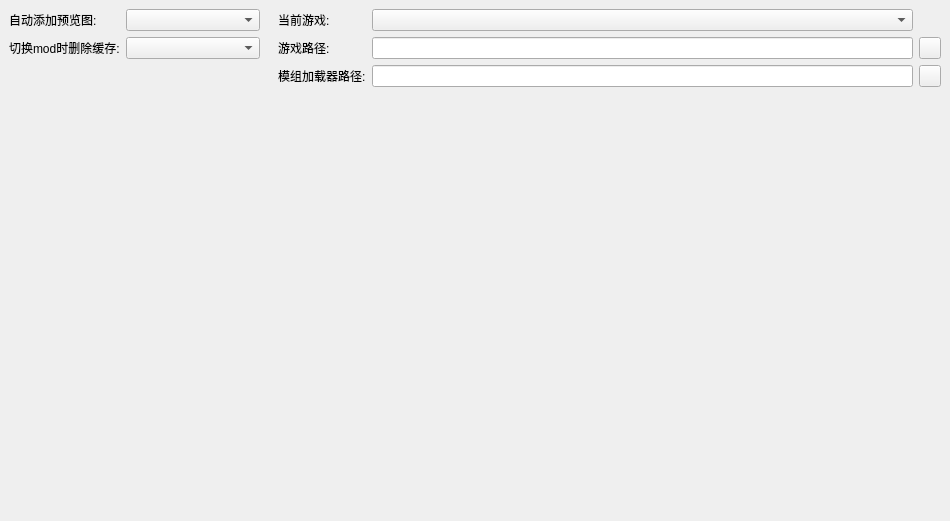
                <widget class="QWidget" name="configScrollWidget">
                 <property name="geometry">
                  <rect>
                   <x>0</x>
                   <y>0</y>
                   <width>950</width>
                   <height>521</height>
                  </rect>
                 </property>
                 <layout class="QHBoxLayout" name="horizontalLayout_5">
                  <property name="spacing">
                   <number>0</number>
                  </property>
                  <property name="leftMargin">
                   <number>0</number>
                  </property>
                  <property name="topMargin">
                   <number>0</number>
                  </property>
                  <property name="rightMargin">
                   <number>0</number>
                  </property>
                  <property name="bottomMargin">
                   <number>0</number>
                  </property>
                  <item>
                   <widget class="QWidget" name="configLeft" native="true">
                    <property name="sizePolicy">
                     <sizepolicy hsizetype="Expanding" vsizetype="Preferred">
                      <horstretch>0</horstretch>
                      <verstretch>0</verstretch>
                     </sizepolicy>
                    </property>
                    <property name="minimumSize">
                     <size>
                      <width>256</width>
                      <height>0</height>
                     </size>
                    </property>
                    <property name="maximumSize">
                     <size>
                      <width>512</width>
                      <height>16777215</height>
                     </size>
                    </property>
                    <layout class="QGridLayout" name="gridLayout_2">
                     <item row="4" column="0">
                      <widget class="QLabel" name="label_L_2">
                       <property name="sizePolicy">
                        <sizepolicy hsizetype="Preferred" vsizetype="Preferred">
                         <horstretch>0</horstretch>
                         <verstretch>22</verstretch>
                        </sizepolicy>
                       </property>
                       <property name="minimumSize">
                        <size>
                         <width>0</width>
                         <height>22</height>
                        </size>
                       </property>
                       <property name="text">
                        <string>切换mod时删除缓存:</string>
                       </property>
                      </widget>
                     </item>
                     <item row="6" column="4">
                      <spacer name="verticalSpacer_5">
                       <property name="orientation">
                        <enum>Qt::Orientation::Vertical</enum>
                       </property>
                       <property name="sizeHint" stdset="0">
                        <size>
                         <width>20</width>
                         <height>40</height>
                        </size>
                       </property>
                      </spacer>
                     </item>
                     <item row="2" column="4">
                      <widget class="QComboBox" name="lomboBox_L_2">
                       <property name="sizePolicy">
                        <sizepolicy hsizetype="Expanding" vsizetype="Fixed">
                         <horstretch>0</horstretch>
                         <verstretch>0</verstretch>
                        </sizepolicy>
                       </property>
                       <property name="minimumSize">
                        <size>
                         <width>0</width>
                         <height>22</height>
                        </size>
                       </property>
                       <property name="maximumSize">
                        <size>
                         <width>16777215</width>
                         <height>22</height>
                        </size>
                       </property>
                      </widget>
                     </item>
                     <item row="6" column="0">
                      <spacer name="verticalSpacer_4">
                       <property name="orientation">
                        <enum>Qt::Orientation::Vertical</enum>
                       </property>
                       <property name="sizeHint" stdset="0">
                        <size>
                         <width>20</width>
                         <height>40</height>
                        </size>
                       </property>
                      </spacer>
                     </item>
                     <item row="4" column="4">
                      <widget class="QComboBox" name="lomboBox_L_1">
                       <property name="sizePolicy">
                        <sizepolicy hsizetype="Expanding" vsizetype="Fixed">
                         <horstretch>0</horstretch>
                         <verstretch>0</verstretch>
                        </sizepolicy>
                       </property>
                       <property name="minimumSize">
                        <size>
                         <width>0</width>
                         <height>22</height>
                        </size>
                       </property>
                       <property name="maximumSize">
                        <size>
                         <width>16777215</width>
                         <height>22</height>
                        </size>
                       </property>
                      </widget>
                     </item>
                     <item row="2" column="0">
                      <widget class="QLabel" name="label_L_1">
                       <property name="sizePolicy">
                        <sizepolicy hsizetype="Preferred" vsizetype="Preferred">
                         <horstretch>0</horstretch>
                         <verstretch>22</verstretch>
                        </sizepolicy>
                       </property>
                       <property name="minimumSize">
                        <size>
                         <width>0</width>
                         <height>22</height>
                        </size>
                       </property>
                       <property name="text">
                        <string>自动添加预览图:</string>
                       </property>
                      </widget>
                     </item>
                    </layout>
                   </widget>
                  </item>
                  <item>
                   <widget class="QWidget" name="configRight" native="true">
                    <property name="minimumSize">
                     <size>
                      <width>681</width>
                      <height>0</height>
                     </size>
                    </property>
                    <layout class="QGridLayout" name="gridLayout">
                     <item row="7" column="3">
                      <spacer name="verticalSpacer_2">
                       <property name="orientation">
                        <enum>Qt::Orientation::Vertical</enum>
                       </property>
                       <property name="sizeHint" stdset="0">
                        <size>
                         <width>20</width>
                         <height>40</height>
                        </size>
                       </property>
                      </spacer>
                     </item>
                     <item row="1" column="2">
                      <widget class="QLabel" name="label_R_3">
                       <property name="minimumSize">
                        <size>
                         <width>0</width>
                         <height>22</height>
                        </size>
                       </property>
                       <property name="maximumSize">
                        <size>
                         <width>16777215</width>
                         <height>22</height>
                        </size>
                       </property>
                       <property name="text">
                        <string>当前游戏:</string>
                       </property>
                      </widget>
                     </item>
                     <item row="3" column="2">
                      <widget class="QLabel" name="label_R_1">
                       <property name="sizePolicy">
                        <sizepolicy hsizetype="Preferred" vsizetype="Preferred">
                         <horstretch>0</horstretch>
                         <verstretch>22</verstretch>
                        </sizepolicy>
                       </property>
                       <property name="minimumSize">
                        <size>
                         <width>0</width>
                         <height>22</height>
                        </size>
                       </property>
                       <property name="text">
                        <string>模组加载器路径:</string>
                       </property>
                      </widget>
                     </item>
                     <item row="1" column="3">
                      <widget class="QComboBox" name="comboBox_R_1">
                       <property name="sizePolicy">
                        <sizepolicy hsizetype="Expanding" vsizetype="Fixed">
                         <horstretch>0</horstretch>
                         <verstretch>0</verstretch>
                        </sizepolicy>
                       </property>
                       <property name="minimumSize">
                        <size>
                         <width>0</width>
                         <height>22</height>
                        </size>
                       </property>
                       <property name="maximumSize">
                        <size>
                         <width>16777215</width>
                         <height>22</height>
                        </size>
                       </property>
                      </widget>
                     </item>
                     <item row="7" column="2">
                      <spacer name="verticalSpacer_3">
                       <property name="orientation">
                        <enum>Qt::Orientation::Vertical</enum>
                       </property>
                       <property name="sizeHint" stdset="0">
                        <size>
                         <width>20</width>
                         <height>40</height>
                        </size>
                       </property>
                      </spacer>
                     </item>
                     <item row="3" column="3">
                      <widget class="QLineEdit" name="lineEdit_R_2">
                       <property name="minimumSize">
                        <size>
                         <width>0</width>
                         <height>22</height>
                        </size>
                       </property>
                       <property name="maximumSize">
                        <size>
                         <width>16777215</width>
                         <height>22</height>
                        </size>
                       </property>
                      </widget>
                     </item>
                     <item row="2" column="3">
                      <widget class="QLineEdit" name="lineEdit_R_1">
                       <property name="minimumSize">
                        <size>
                         <width>0</width>
                         <height>22</height>
                        </size>
                       </property>
                       <property name="maximumSize">
                        <size>
                         <width>16777215</width>
                         <height>22</height>
                        </size>
                       </property>
                      </widget>
                     </item>
                     <item row="2" column="2">
                      <widget class="QLabel" name="label_R_2">
                       <property name="minimumSize">
                        <size>
                         <width>0</width>
                         <height>22</height>
                        </size>
                       </property>
                       <property name="maximumSize">
                        <size>
                         <width>16777215</width>
                         <height>22</height>
                        </size>
                       </property>
                       <property name="text">
                        <string>游戏路径:</string>
                       </property>
                      </widget>
                     </item>
                     <item row="2" column="4">
                      <widget class="QPushButton" name="btnSelect_1">
                       <property name="minimumSize">
                        <size>
                         <width>22</width>
                         <height>22</height>
                        </size>
                       </property>
                       <property name="maximumSize">
                        <size>
                         <width>22</width>
                         <height>22</height>
                        </size>
                       </property>
                       <property name="text">
                        <string/>
                       </property>
                       <property name="icon">
                        <iconset resource="../resource/resources.qrc">
                         <normaloff>:/iamge_pack/content/more.png</normaloff>:/iamge_pack/content/more.png</iconset>
                       </property>
                      </widget>
                     </item>
                     <item row="3" column="4">
                      <widget class="QPushButton" name="btnSelect_2">
                       <property name="minimumSize">
                        <size>
                         <width>22</width>
                         <height>22</height>
                        </size>
                       </property>
                       <property name="maximumSize">
                        <size>
                         <width>22</width>
                         <height>22</height>
                        </size>
                       </property>
                       <property name="text">
                        <string/>
                       </property>
                       <property name="icon">
                        <iconset resource="../resource/resources.qrc">
                         <normaloff>:/iamge_pack/content/more.png</normaloff>:/iamge_pack/content/more.png</iconset>
                       </property>
                      </widget>
                     </item>
                    </layout>
                   </widget>
                  </item>
                 </layout>
                </widget>
